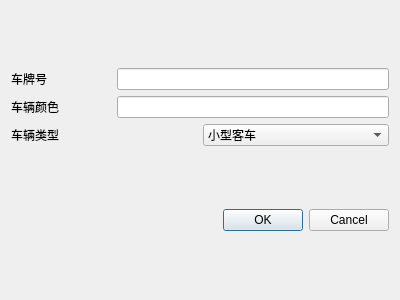
<?xml version="1.0" encoding="UTF-8"?>
<ui version="4.0">
 <class>CarEnter</class>
 <widget class="QDialog" name="CarEnter">
  <property name="geometry">
   <rect>
    <x>0</x>
    <y>0</y>
    <width>400</width>
    <height>300</height>
   </rect>
  </property>
  <property name="windowTitle">
   <string>Dialog</string>
  </property>
  <layout class="QVBoxLayout" name="verticalLayout_2">
   <item>
    <layout class="QVBoxLayout" name="verticalLayout">
     <item>
      <layout class="QHBoxLayout" name="horizontalLayout">
       <item>
        <widget class="QLabel" name="label">
         <property name="minimumSize">
          <size>
           <width>100</width>
           <height>0</height>
          </size>
         </property>
         <property name="maximumSize">
          <size>
           <width>100</width>
           <height>16777215</height>
          </size>
         </property>
         <property name="text">
          <string>车牌号</string>
         </property>
        </widget>
       </item>
       <item>
        <widget class="QLineEdit" name="lineEdit"/>
       </item>
      </layout>
     </item>
     <item>
      <layout class="QHBoxLayout" name="horizontalLayout_2">
       <item>
        <widget class="QLabel" name="label_2">
         <property name="minimumSize">
          <size>
           <width>100</width>
           <height>0</height>
          </size>
         </property>
         <property name="maximumSize">
          <size>
           <width>100</width>
           <height>16777215</height>
          </size>
         </property>
         <property name="text">
          <string>车辆颜色</string>
         </property>
        </widget>
       </item>
       <item>
        <widget class="QLineEdit" name="lineEdit_2"/>
       </item>
      </layout>
     </item>
     <item>
      <layout class="QHBoxLayout" name="horizontalLayout_3">
       <item>
        <widget class="QLabel" name="label_3">
         <property name="text">
          <string>车辆类型</string>
         </property>
        </widget>
       </item>
       <item>
        <widget class="QComboBox" name="comboBox">
         <item>
          <property name="text">
           <string>小型客车</string>
          </property>
         </item>
         <item>
          <property name="text">
           <string>小型货车</string>
          </property>
         </item>
         <item>
          <property name="text">
           <string>中型货车</string>
          </property>
         </item>
         <item>
          <property name="text">
           <string>大型货车</string>
          </property>
         </item>
        </widget>
       </item>
      </layout>
     </item>
    </layout>
   </item>
   <item>
    <widget class="QDialogButtonBox" name="buttonBox">
     <property name="orientation">
      <enum>Qt::Horizontal</enum>
     </property>
     <property name="standardButtons">
      <set>QDialogButtonBox::Cancel|QDialogButtonBox::Ok</set>
     </property>
    </widget>
   </item>
  </layout>
 </widget>
 <resources/>
 <connections>
  <connection>
   <sender>buttonBox</sender>
   <signal>accepted()</signal>
   <receiver>CarEnter</receiver>
   <slot>accept()</slot>
   <hints>
    <hint type="sourcelabel">
     <x>248</x>
     <y>254</y>
    </hint>
    <hint type="destinationlabel">
     <x>157</x>
     <y>274</y>
    </hint>
   </hints>
  </connection>
  <connection>
   <sender>buttonBox</sender>
   <signal>rejected()</signal>
   <receiver>CarEnter</receiver>
   <slot>reject()</slot>
   <hints>
    <hint type="sourcelabel">
     <x>316</x>
     <y>260</y>
    </hint>
    <hint type="destinationlabel">
     <x>286</x>
     <y>274</y>
    </hint>
   </hints>
  </connection>
 </connections>
</ui>
